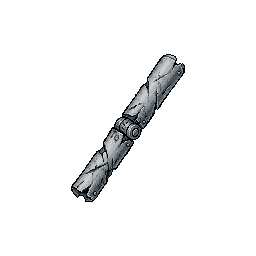
#> input picture assets/items/oddity_bio_knuckle/magnifier_base/knuckle_alu_damage.png, 256 x 256 px, found by its file name; its folder holds 3 pictures in this run
$ python crop_item_art.py
#> lines starting #> are read from the running program, lines starting #| are printed output that depends on the picture
"""把指节 / 检测仪 / 终端的鉴定大图裁掉四周留白（底图与叠层用同一矩形）。

为什么裁：四件物品里只有纪念币裁过，它在面板里正好占满；另外三件的 256 画布上
内容只占中间一块（指节 114×148、检测仪 160×218、终端 138×187），显示出来自然偏小。
裁切不改像素内容，只去掉透明边，面板里就会显得更大、更清楚。

原图先备份到 _archive/item-art-uncropped/，可随时回滚。
"""
import os
import shutil

from PIL import Image

ROOT = r"D:\DSH_workspace\mod-create"
ITEMS = os.path.join(ROOT, "assets", "items")
BACKUP = os.path.join(ROOT, "_archive", "item-art-uncropped")

MARGIN = 4
ALPHA_MIN = 8

TARGETS = ["oddity_bio_knuckle", "oddity_tech_envscan", "oddity_tech_wrist"]
SUBDIRS = ["magnifier_base", "magnifier_overlay"]


def union_bbox(paths):
    left = top = 10 ** 6
    right = bottom = -1
    for p in paths:
        img = Image.open(p).convert("RGBA")
#> img is the input picture: PIL image 256x256 RGBA; mean R, G, B, A 197.7, 198.6, 199, 17.4
        bbox = img.point(lambda v: 255 if v > ALPHA_MIN else 0).getbbox()
#> bbox = (71, 54, 185, 202)
        if not bbox:
            continue
        left = min(left, bbox[0])
#> left = 71
        top = min(top, bbox[1])
#> top = 54
        right = max(right, bbox[2])
#> right = 185
        bottom = max(bottom, bbox[3])
#> bottom = 202
    return (max(0, left - MARGIN), max(0, top - MARGIN), right + MARGIN, bottom + MARGIN)


def main():
    for item in TARGETS:
        files = []
        for sub in SUBDIRS:
            d = os.path.join(ITEMS, item, sub)
            if not os.path.isdir(d):
                continue
            files += [os.path.join(d, f) for f in sorted(os.listdir(d)) if f.endswith(".png")]

        if not files:
            print(item, "没有素材，跳过")
            continue

        rect = union_bbox(files)
#> rect = (67, 50, 189, 206)
        w, h = rect[2] - rect[0], rect[3] - rect[1]
#> w = 122; h = 156
        print(f"{item}: 裁到 {w}×{h}（原 256×256）")
#| oddity_bio_knuckle: 裁到 122×156（原 256×256）

        for p in files:
            rel = os.path.relpath(p, ITEMS)
            backup = os.path.join(BACKUP, rel)
            os.makedirs(os.path.dirname(backup), exist_ok=True)
            if not os.path.exists(backup):
                shutil.copy2(p, backup)
            Image.open(backup).convert("RGBA").crop(rect).save(p)
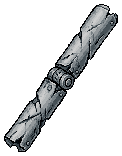
#> saved as knuckle_alu_damage.png: PIL image 122x156 RGBA; mean R, G, B, A 170, 173.2, 174.6, 59.8; transparent parts drawn white


if __name__ == "__main__":
    main()
